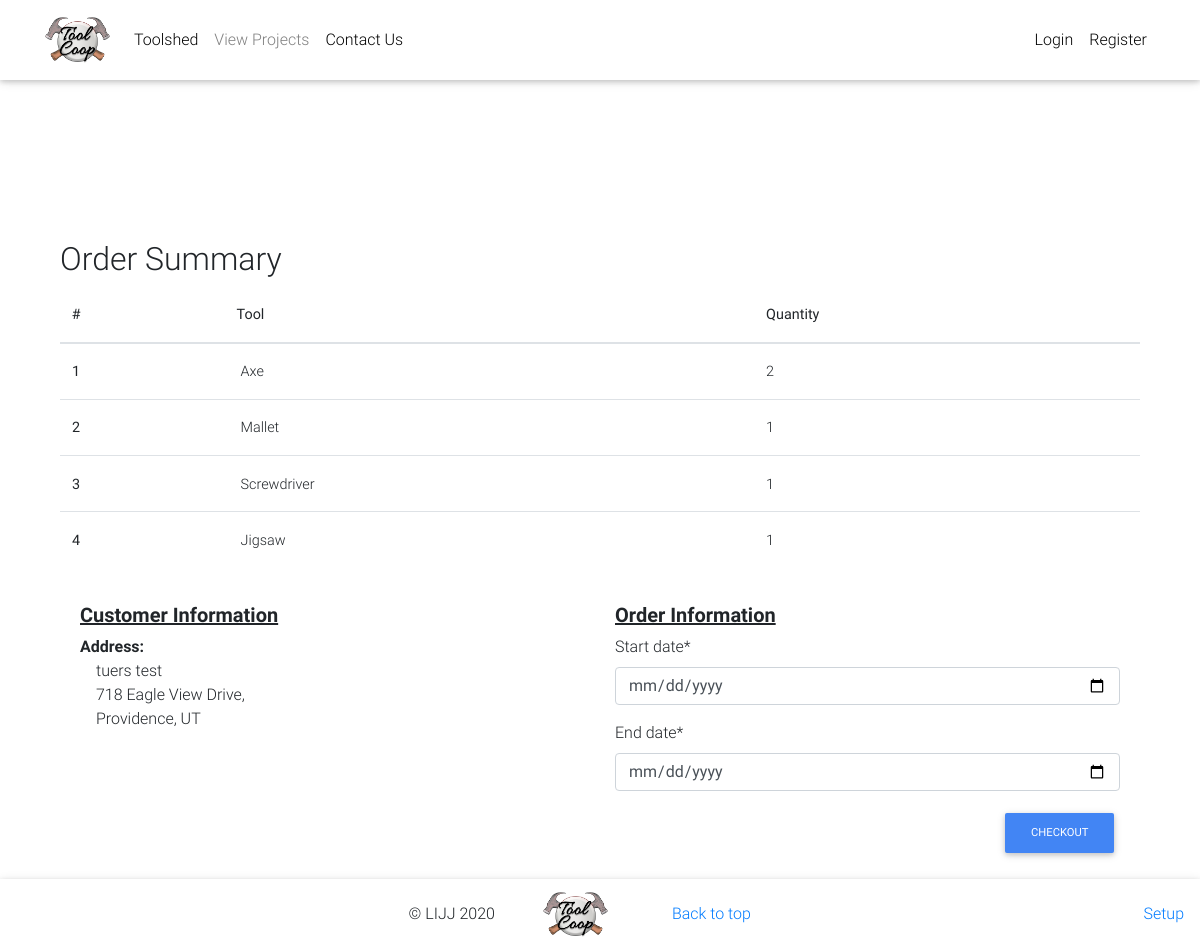
Screenshot of /admin-order-summary/18 with the database file from the repository.
### backend/models.py (models this page shows, shortened)
class OrderItem(models.Model):
    tool = models.ForeignKey(ToolType,on_delete=models.CASCADE)
    quantity = models.IntegerField(default=1)
    is_reserved = models.BooleanField(default=False)
    is_checked_out = models.BooleanField(default=False)

class ToolType(models.Model):
    type_name = models.CharField(max_length=100)
    description = models.TextField()
    image = models.ImageField(default='default.jpeg', upload_to='tool_pics')
    slug = models.SlugField(unique=True)
    def get_absolute_url(self):
        return reverse("product", kwargs={'slug':self.slug})

class Order(models.Model):
    user = models.ForeignKey(User, on_delete=models.CASCADE)
    items = models.ManyToManyField(OrderItem)
    is_reserved = models.BooleanField(default=False)
    is_checked_out = models.BooleanField(default=False)
    reservation_date = models.DateTimeField(null=True)
    checkout_date = models.DateTimeField(null=True)
    due_date = models.DateTimeField(null=True)
    checkin_date = models.DateTimeField(null=True)

class Profile(models.Model):
    user = models.OneToOneField(User, on_delete=models.CASCADE)
    address1 = models.CharField(max_length=200, blank=True)
    address2 = models.CharField(max_length=50, blank=True)
    city = models.CharField(max_length=100, blank=True)
    state = models.CharField(max_length=50, blank=True)
    phone = models.CharField(max_length=15, blank=True)
    image = models.ImageField(default='default.png', upload_to='profile_pic')

### backend/views.py (the view, shortened to what this page needs)
# urls.py: path('admin-order-summary/<id>', AdminOrderSummaryView.as_view(), name='admin-order-summary'),
class AdminOrderSummaryView(DetailView):
    def get(self, *args, **kwargs):
        try:
            print(kwargs['id'])
            order = Order.objects.get(pk=kwargs['id'])
            o_form = CheckoutForm()
            p_form = ProfileUpdateForm()
            context=  {
                'object': order,
                'o_form': o_form
            }
            return render(self.request, "backend/admin-order-summary.html", context)
        except ObjectDoesNotExist:
            messages.info(self.request, "You do not have an active order")
            return redirect("/")

### backend/forms.py
class CheckoutForm(forms.Form):
    print(USER_CHOICES)
    start_date = forms.DateField(
        widget=forms.TextInput(
            attrs={'type': 'date'}
        )
    )
    end_date = forms.DateField(
        widget=forms.TextInput(
            attrs={'type': 'date'}
        )
    )

### backend/templates/backend/admin-order-summary.html (shortened to what this page needs)
{% extends "backend/base.html" %}
{% load crispy_forms_tags %}
{% block content %}
<main class="mt-5 pt-4">
    <div class="container">
        <div class="table-responsive">
            <h2> Order Summary</h2>
            <table class="table">
                <thead>
                    <tr>
                    <th scope="col">#</th>
                    <th scope="col">Tool</th>
                    <th scope="col">Quantity</th>
                    </tr>
                </thead>
                <tbody>
                    {% for item in object.items.all %}
                    <tr>
                        <th scope="row">{{ forloop.counter }}</th>
                        <td><a class='mx-1' href="{{ item.tool.get_absolute_url }}">{{ item.tool.type_name}}</a></td>
                        <td>
                            <span class="my-1"><bold>{{ item.quantity }}</bold></span>
                        </td>
                    </tr>
                    {% endfor %}
                </tbody>
            </table>
        </div>
        <form class="card-body" method="POST">
            <div class="row">
                <div class="col-md-6 col-sm-12">
                    <h5 class="font-weight-bold"><u>Customer Information</u></h5>
                    <span class="font-weight-bold"> Address:</span>
                    <div class="text-left ml-3">
                        <p>{{ object.user.first_name }} {{ object.user.last_name}}
                            <br>
                            {{ object.user.profile.address1 }}, {{ object.user.profile.address2 }}
                            <br>
                            {{ object.user.profile.city }}, {{ object.user.profile.state }}
                        </p>
                    </div>
                </div>
                <div class="col-md-6 col-sm-12">
                    <h5 class="font-weight-bold"><u>Order Information</u></h5>
                    {{ o_form|crispy }}
                    <div class="float-right">
                        <button class="btn btn-primary btn-md " type="submit">Checkout</button>
                    </div>
                </div>
            </div>
        </form>
    </div>
</main>
{% endblock content %}

### backend/templates/backend/base.html (style rules this page uses)
html, body, header, .carousel { height: 60vh; }

### rows the page displays
OrderItem: tool.type_name "Axe", quantity "2"
OrderItem: tool.type_name "Mallet", quantity "1"
OrderItem: tool.type_name "Screwdriver", quantity "1"
OrderItem: tool.type_name "Jigsaw", quantity "1"
Order: user.first_name "tuers", user.last_name "test", user.profile.address1 "718 Eagle View Drive", user.profile.city "Providence", user.profile.state "UT"
